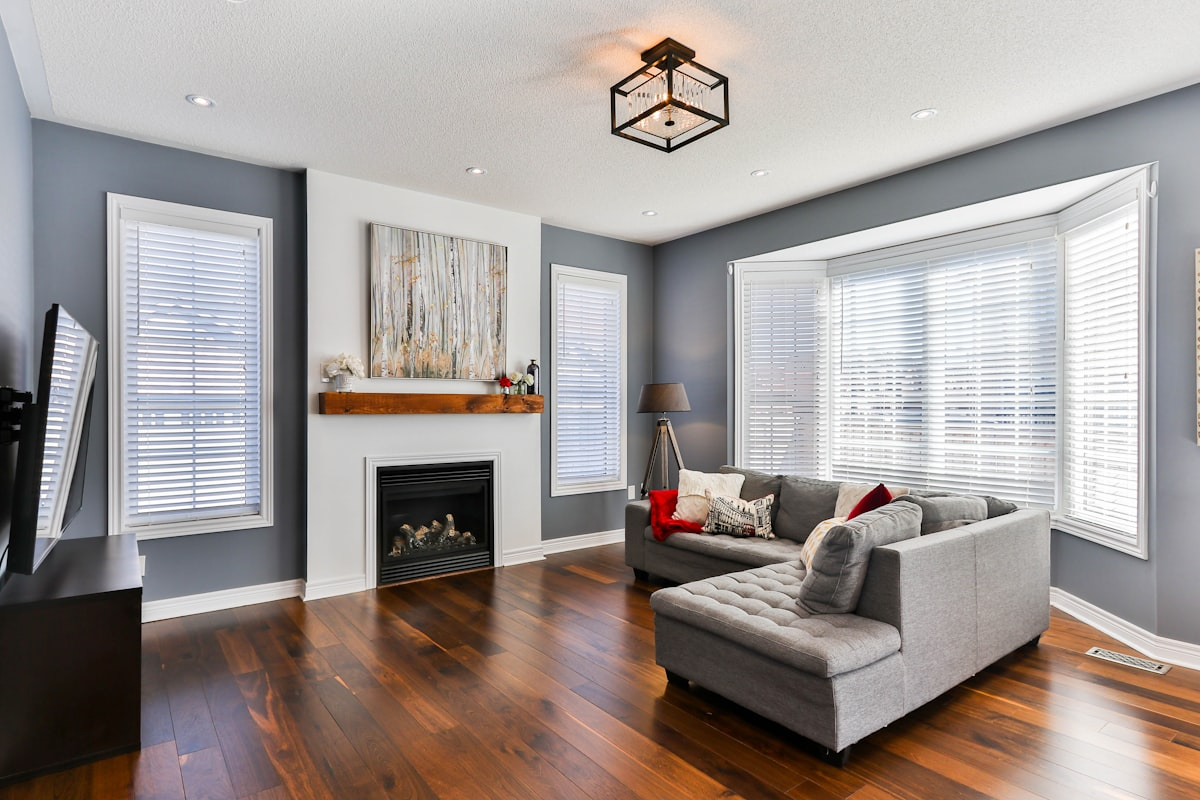
#> input picture data/curated/high_risk/bathroom/high_risk_bathroom_001.jpg, 1200 x 800 px; its folder holds only this picture in this run
$ python -i image_processor.py   (imports and definitions only)   (older library calls are emulated)
#> lines starting #> are read from the running program, lines starting #| are printed output that depends on the picture
"""
Image Preprocessing Module

Provides image quality validation, enhancement, and standardization
for fall hazard detection analysis.
"""

import cv2
import numpy as np
from pathlib import Path
from typing import Tuple, Optional, List, Dict, Any
from dataclasses import dataclass
from enum import Enum
import base64


class ImageQuality(Enum):
    """Image quality classification for hazard detection suitability."""
    EXCELLENT = "excellent"  # Ideal for analysis
    GOOD = "good"           # Suitable with minor issues
    ACCEPTABLE = "acceptable"  # Usable but may affect accuracy
    POOR = "poor"           # May significantly impact analysis
    REJECTED = "rejected"   # Not suitable for analysis


@dataclass
class ImageMetadata:
    """
    Metadata extracted from image analysis.

    Attributes:
        width: Image width in pixels
        height: Image height in pixels
        channels: Number of color channels
        format: File format extension
        file_size_kb: File size in kilobytes
        brightness: Average brightness (0-1)
        contrast: Contrast measure (0-1)
        blur_score: Blur detection score (higher = sharper)
        quality: Overall quality classification
        issues: List of detected quality issues
    """
    width: int
    height: int
    channels: int
    format: str
    file_size_kb: float
    brightness: float
    contrast: float
    blur_score: float
    quality: ImageQuality
    issues: List[str]


@dataclass
class ProcessingResult:
    """
    Result of image processing operation.

    Attributes:
        success: Whether processing succeeded
        image: Processed image array (if successful)
        metadata: Image metadata
        original_path: Path to original image
        error: Error message (if failed)
    """
    success: bool
    image: Optional[np.ndarray]
    metadata: Optional[ImageMetadata]
    original_path: str
    error: Optional[str] = None


class ImageProcessor:
    """
    Image preprocessing for fall hazard detection.

    Capabilities:
    - Quality validation (brightness, contrast, blur)
    - Resolution standardization
    - Brightness/contrast enhancement
    - Noise reduction
    - Format conversion

    Usage:
        processor = ImageProcessor(target_size=(1024, 1024))
        result = processor.process("path/to/image.jpg")
        if result.success:
            processed_image = result.image
            quality = result.metadata.quality
    """

    # Quality thresholds
    MIN_SIZE = (256, 256)
    MAX_SIZE = (4096, 4096)
    MIN_BRIGHTNESS = 0.15
    MAX_BRIGHTNESS = 0.95
    MIN_CONTRAST = 0.15
    MIN_BLUR_SCORE = 50
    SUPPORTED_FORMATS = {'.jpg', '.jpeg', '.png', '.webp', '.bmp', '.tiff'}

    def __init__(
        self,
        target_size: Tuple[int, int] = (1024, 1024),
        maintain_aspect_ratio: bool = True,
        auto_enhance: bool = True
    ):
        """
        Initialize the image processor.

        Args:
            target_size: Target dimensions (width, height)
            maintain_aspect_ratio: Keep original aspect ratio when resizing
            auto_enhance: Automatically enhance poor quality images
        """
        self.target_size = target_size
        self.maintain_aspect_ratio = maintain_aspect_ratio
        self.auto_enhance = auto_enhance

    def process(
        self,
        image_path: str,
        validate: bool = True,
        enhance: bool = None,
        resize: bool = True
    ) -> ProcessingResult:
        """
        Process an image for hazard detection.

        Args:
            image_path: Path to the image file
            validate: Run quality validation
            enhance: Apply enhancement (None = use auto_enhance setting)
            resize: Resize to target dimensions

        Returns:
            ProcessingResult with processed image and metadata
        """
#> called with validate = True, resize = True
        path = Path(image_path)

        # Validate file exists
        if not path.exists():
            return ProcessingResult(
                success=False,
                image=None,
                metadata=None,
                original_path=str(path),
                error=f"File not found: {image_path}"
            )

        # Validate format
        if path.suffix.lower() not in self.SUPPORTED_FORMATS:
            return ProcessingResult(
                success=False,
                image=None,
                metadata=None,
                original_path=str(path),
                error=f"Unsupported format: {path.suffix}"
            )

        try:
            # Load image
            img = cv2.imread(str(path))
#> img is the input picture: shape (800, 1200, 3); mean B, G, R 148.5, 151.9, 160
            if img is None:
                return ProcessingResult(
                    success=False,
                    image=None,
                    metadata=None,
                    original_path=str(path),
                    error="Failed to load image"
                )

            # Extract metadata and assess quality
            metadata = self._analyze_image(img, path)

            # Check if image should be rejected
            if validate and metadata.quality == ImageQuality.REJECTED:
                return ProcessingResult(
                    success=False,
                    image=None,
                    metadata=metadata,
                    original_path=str(path),
                    error=f"Image quality too poor: {', '.join(metadata.issues)}"
                )

            # Apply enhancements if needed
            should_enhance = enhance if enhance is not None else self.auto_enhance
            if should_enhance and metadata.quality in (ImageQuality.POOR, ImageQuality.ACCEPTABLE):
                img = self._enhance_image(img, metadata)

            # Resize if needed
            if resize:
                img = self._resize_image(img)

            return ProcessingResult(
                success=True,
                image=img,
                metadata=metadata,
                original_path=str(path)
            )

        except Exception as e:
            return ProcessingResult(
                success=False,
                image=None,
                metadata=None,
                original_path=str(path),
                error=str(e)
            )

    # [37 lines left out: functions process_batch, validate_only, not called in this run]

    def _analyze_image(self, img: np.ndarray, path: Path) -> ImageMetadata:
        """
        Analyze image and extract quality metrics.

        Args:
            img: Image array (BGR format)
            path: Original file path

        Returns:
            ImageMetadata with all quality metrics
        """
        height, width = img.shape[:2]
#> height = 800; width = 1200
        channels = img.shape[2] if len(img.shape) > 2 else 1
#> channels = 3

        # Convert to grayscale for analysis
        if channels > 1:
            gray = cv2.cvtColor(img, cv2.COLOR_BGR2GRAY)
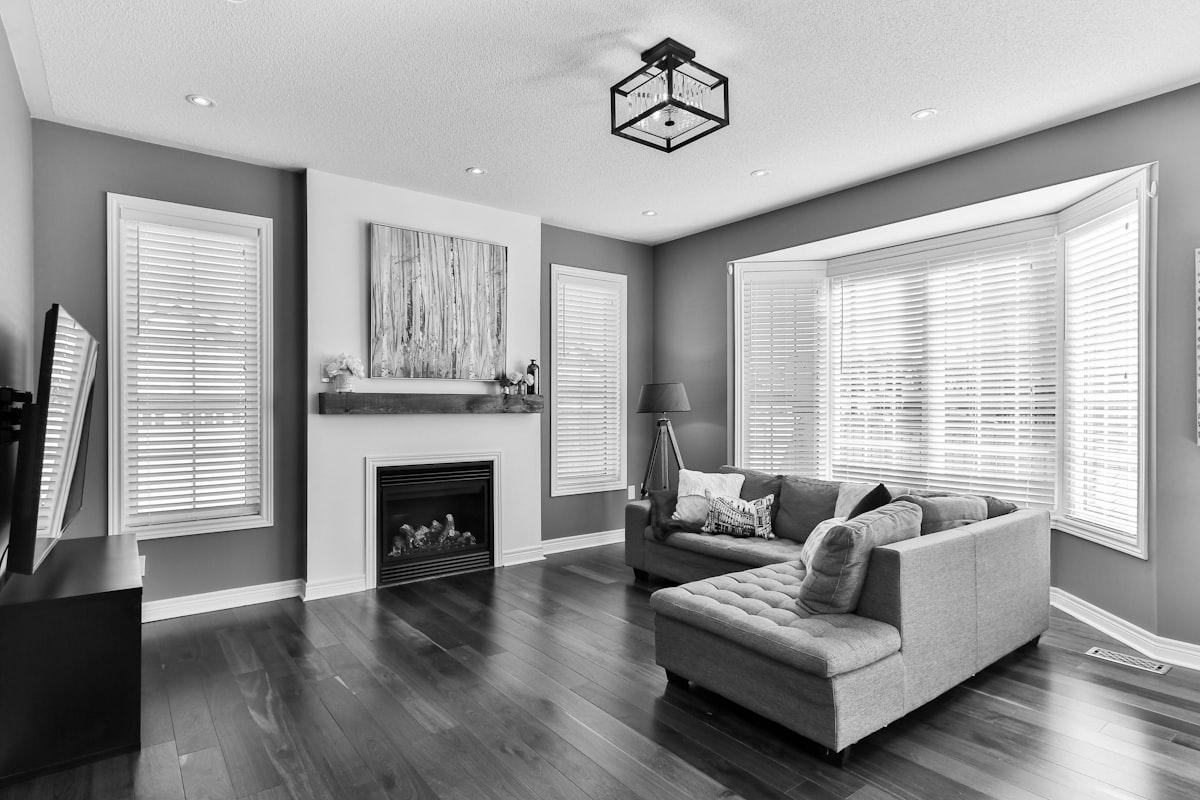
#> gray: shape (800, 1200); min 0, max 255, mean 153.9
        else:
            gray = img

        # Calculate brightness (normalized mean)
        brightness = np.mean(gray) / 255.0
#> brightness = 0.604

        # Calculate contrast (normalized std dev)
        contrast = np.std(gray) / 128.0
#> contrast = 0.505

        # Calculate blur score (Laplacian variance)
        blur_score = cv2.Laplacian(gray, cv2.CV_64F).var()
#> blur_score = 785.1

        # Get file size
        file_size_kb = path.stat().st_size / 1024

        # Assess quality and identify issues
        issues = []
        quality = self._assess_quality(
            width, height, brightness, contrast, blur_score, issues
        )

        return ImageMetadata(
            width=width,
            height=height,
            channels=channels,
            format=path.suffix.lower(),
            file_size_kb=round(file_size_kb, 2),
            brightness=round(brightness, 3),
            contrast=round(contrast, 3),
            blur_score=round(blur_score, 2),
            quality=quality,
            issues=issues
        )

    def _assess_quality(
        self,
        width: int,
        height: int,
        brightness: float,
        contrast: float,
        blur_score: float,
        issues: List[str]
    ) -> ImageQuality:
        """
        Assess overall image quality for hazard detection.

        Args:
            width, height: Image dimensions
            brightness: Normalized brightness (0-1)
            contrast: Normalized contrast
            blur_score: Blur detection score
            issues: List to append detected issues

        Returns:
            ImageQuality classification
        """
        severity = 0  # Accumulate issue severity

        # Check resolution
        if width < self.MIN_SIZE[0] or height < self.MIN_SIZE[1]:
            issues.append(f"Resolution too low ({width}x{height})")
            severity += 3

        # Check brightness
        if brightness < self.MIN_BRIGHTNESS:
            issues.append(f"Too dark (brightness: {brightness:.2f})")
            severity += 2
        elif brightness > self.MAX_BRIGHTNESS:
            issues.append(f"Too bright/overexposed (brightness: {brightness:.2f})")
            severity += 2
        elif brightness < 0.25 or brightness > 0.85:
            issues.append(f"Suboptimal brightness ({brightness:.2f})")
            severity += 1

        # Check contrast
        if contrast < self.MIN_CONTRAST:
            issues.append(f"Low contrast ({contrast:.2f})")
            severity += 2
        elif contrast < 0.25:
            issues.append(f"Suboptimal contrast ({contrast:.2f})")
            severity += 1

        # Check blur
        if blur_score < self.MIN_BLUR_SCORE:
            issues.append(f"Image is blurry (score: {blur_score:.0f})")
            severity += 2
        elif blur_score < 100:
            issues.append(f"Slight blur detected (score: {blur_score:.0f})")
            severity += 1

        # Classify quality
        if severity == 0:
            return ImageQuality.EXCELLENT
        elif severity <= 1:
            return ImageQuality.GOOD
        elif severity <= 3:
            return ImageQuality.ACCEPTABLE
        elif severity <= 5:
            return ImageQuality.POOR
        else:
            return ImageQuality.REJECTED

    def _resize_image(self, img: np.ndarray) -> np.ndarray:
        """
        Resize image to target size.

        Args:
            img: Input image array

        Returns:
            Resized image array
        """
        height, width = img.shape[:2]
#> height = 800; width = 1200
        target_w, target_h = self.target_size

        # Skip if already within acceptable range
        if width <= target_w and height <= target_h:
            return img

        if self.maintain_aspect_ratio:
            # Calculate scaling factor
            scale = min(target_w / width, target_h / height)
#> scale = 0.853
            new_width = int(width * scale)
#> new_width = 1024
            new_height = int(height * scale)
#> new_height = 682
        else:
            new_width, new_height = target_w, target_h

        # Use appropriate interpolation
        if new_width < width:
            # Downscaling - use INTER_AREA
            interpolation = cv2.INTER_AREA
        else:
            # Upscaling - use INTER_CUBIC
            interpolation = cv2.INTER_CUBIC

        return cv2.resize(img, (new_width, new_height), interpolation=interpolation)

    # [95 lines left out: functions _enhance_image, _adjust_brightness, _apply_clahe, to_base64, save_processed, not called in this run]


class BatchProcessor:
    """
    Batch processing utility for multiple images.

    Usage:
        batch = BatchProcessor(input_dir="data/raw", output_dir="data/processed")
        results = batch.process_all()
        batch.generate_report(results)
    """

    # [114 lines left out: functions __init__, process_all, generate_report, not called in this run]

>>> result = ImageProcessor().process('../../data/curated/high_risk/bathroom/high_risk_bathroom_001.jpg')
